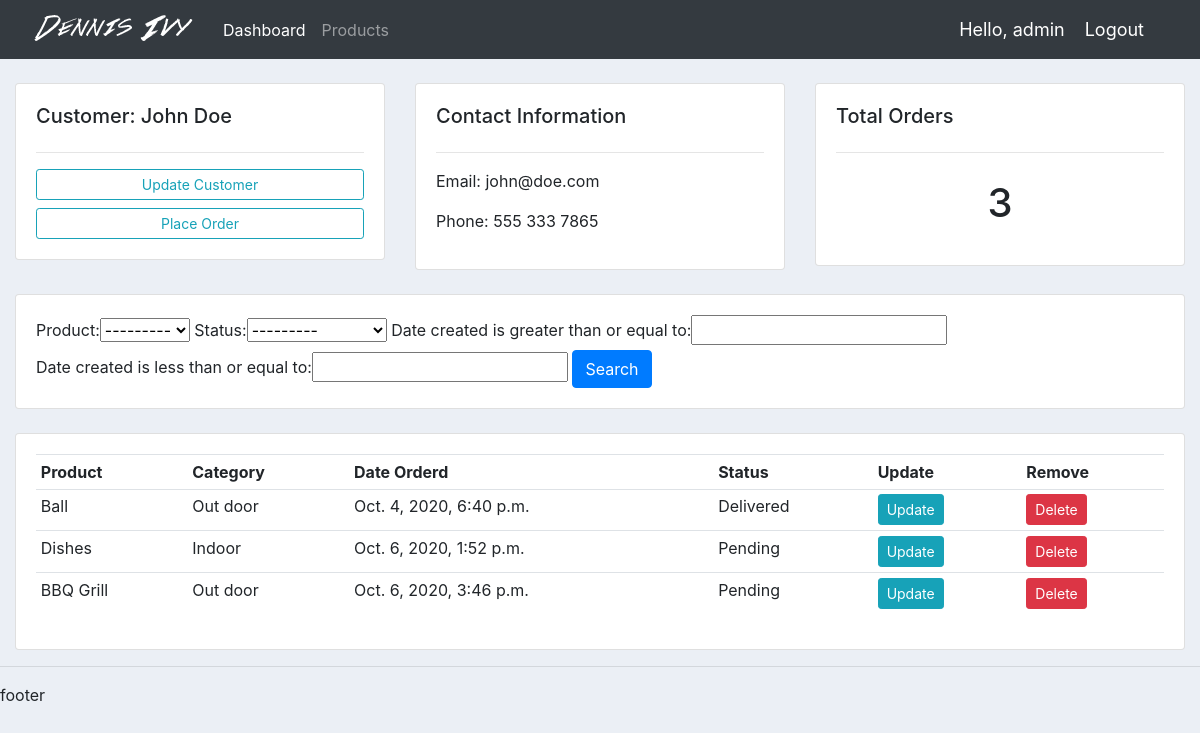
The page /customer/2/ (signed in) on the database its author committed.
### accounts/models.py (models this page shows, shortened)
class Customer(models.Model):
	user = models.OneToOneField(User, null=True,  on_delete=models.CASCADE)
	name = models.CharField(max_length=200, null=True)
	phone = models.CharField(max_length=20, null=True)
	email = models.EmailField(null=True)
	date_created = models.DateTimeField(auto_now_add=True)

class Order(models.Model):
	STATUS = (
		('Pending','Pending'),
		('Out for delivery','Out for delivery'),
		('Delivered','Delivered')
		)
	customer = models.ForeignKey(Customer, on_delete=models.SET_NULL, null=True)
	product = models.ForeignKey(Product, on_delete=models.SET_NULL, null=True)
	date_created = models.DateTimeField(auto_now_add=True)
	status = models.CharField(max_length=200, null=True, choices=STATUS)

class Product(models.Model):
	CATEGORY = (
		('Indoor','Indoor'),
		('Out door','Out door')
		)
	name=models.CharField(max_length=200, null=True)
	price=models.FloatField(null=True)
	category=models.CharField(max_length=200, null=True, choices=CATEGORY)
	description=models.CharField(max_length=200, null=True, blank=True)
	date_created = models.DateTimeField(auto_now_add=True)
	tag = models.ManyToManyField(Tag)
	def __str__(self):
		return self.name

### accounts/decorators.py (the view)
		def wrapper_func(request, *args, **kwargs):
			group = None
			if request.user.groups.exists():
				group = request.user.groups.all()[0].name
			if group in allowed_roles:
				return view_func(request, *args, **kwargs)
			else:
				return HttpResponse('You are not authorised to view this page')

### accounts/views.py (called while the page is built)
@login_required(login_url='login')
@allowed_users(allowed_roles=['admin'])
def customer(request, pk):
	get_customer = Customer.objects.get(id=pk)
	orders = get_customer.order_set.all()
	order_count = orders.count()
	myFilter = OrderFilter(request.GET, queryset=orders)
	orders = myFilter.qs
	context = {'get_customer':get_customer, 'orders':orders, 'order_count':order_count, 'myFilter':myFilter}
	return render(request, 'customer/customer.html', context=context)

### accounts/templates/customer/customer.html
{% extends 'main/base.html' %}
{% block content %}
	<br>
<div class="row">
	<div class="col-md">
		<div class="card card-body">
			<h5>Customer: {{ get_customer.name }}</h5>
			<hr>
			<a class="btn btn-outline-info  btn-sm btn-block" href="">Update Customer</a>
			<a class="btn btn-outline-info  btn-sm btn-block" href="{% url 'create_order' get_customer.id %}">Place Order</a>
		</div>
	</div>
	<div class="col-md">
		<div class="card card-body">
			<h5>Contact Information</h5>
			<hr>
			<p>Email: {{ get_customer.email }}</p>
			<p>Phone: {{ get_customer.phone }}</p>
		</div>
	</div>
	<div class="col-md">
		<div class="card card-body">
			<h5>Total Orders</h5>
			<hr>
			<h1 style="text-align: center;padding: 10px">{{ order_count }}</h1>
		</div>
	</div>
</div>
<br>
<div class="row">
	<div class="col">
		<div class="card card-body">
			<form method="get">
				{{ myFilter.form }}
		    <button class="btn btn-primary" type="submit">Search</button>
		  </form>
		</div>
	</div>
</div>
<br>
<div class="row">
	<div class="col-md">
		<div class="card card-body">
			<table class="table table-sm">
				<tr>
					<th>Product</th>
					<th>Category</th>
					<th>Date Orderd</th>
					<th>Status</th>
					<th>Update</th>
					<th>Remove</th>
				</tr>
				{% for order in orders %}
					<tr>
						<td>{{ order.product }}</td>
						<td>{{ order.product.category }}</td>
						<td>{{ order.date_created }}</td>
						<td>{{ order.status }}</td>
						<td><a href="{% url 'update_order' order.id %}" class="btn btn-sm btn-info">Update</a></td>
                    	<td><a href="{% url 'delete_order' order.id %}" class="btn btn-sm btn-danger">Delete</a></td>
					</tr>
				{% endfor %}
			</table>
		</div>
	</div>
</div>
{% endblock %}

### accounts/templates/main/navbar.html (shortened to what this page needs)
{% load static %}
<nav class="navbar navbar-expand-lg navbar-dark bg-dark">
  <img src="{% static 'images/accounts/logo.png' %}" alt="">
  <div class="collapse navbar-collapse" id="navbarNav">
    <ul class="navbar-nav">
      {% if request.user.is_staff %}
      <li class="nav-item active">
        <a class="nav-link" href="{% url 'index' %}">Dashboard <span class="sr-only">(current)</span></a>
      </li>
      <li class="nav-item">
        <a class="nav-link" href="{% url 'products' %}">Products</a>
      </li>
      {% endif %}
    </ul>
  </div>
  <span class="hello-user">Hello, {{request.user}}</span>
  <span class="hello-user"><a href="{% url 'logout' %}" class="hello-user">Logout</a></span>
</nav>

### static/css/accounts/main.css (style rules this page uses)
body { background-color: #ebeff5; }

### accounts/templates/main/navbar.html (style rules this page uses)
.hello-user { font-size: 18px; color: #fff; margin-right: 20px; }

### rows shown on the page
Customer: name "John Doe", email "john@doe.com", phone "555 333 7865"
Order: product "Ball", product.category "Out door", date_created "Oct. 4, 2020, 6:40 p.m.", status "Delivered"
Order: product "Dishes", product.category "Indoor", date_created "Oct. 6, 2020, 1:52 p.m.", status "Pending"
Order: product "BBQ Grill", product.category "Out door", date_created "Oct. 6, 2020, 3:46 p.m.", status "Pending"

### other values the page prints
{{ request.user }} "admin"
{{ order_count }} "3"
